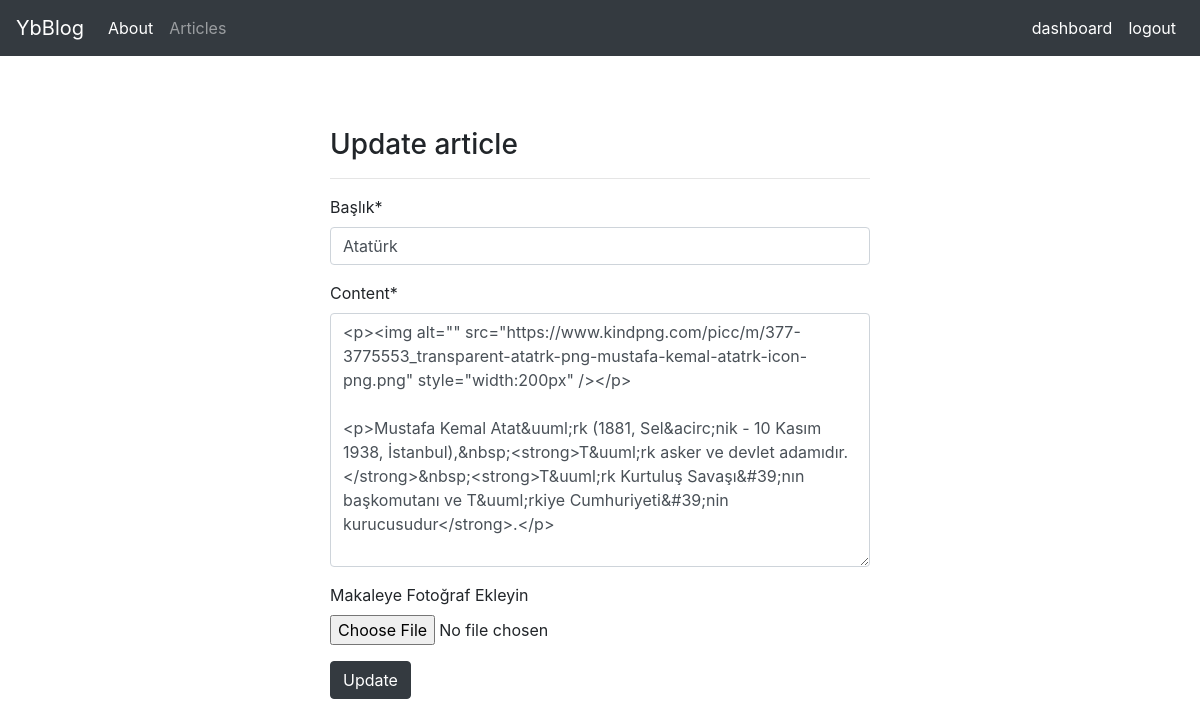
The app's page /articles/update/16 (signed in) with its own data.
### article/models.py (models this page shows, shortened)
class Article(models.Model):
    author = models.ForeignKey(
        "auth.User", on_delete=models.CASCADE, verbose_name="Yazar "
    )
    title = models.CharField(max_length=50, verbose_name="Başlık")
    content = RichTextField()
    created_date = models.DateTimeField(
        auto_now_add=True, verbose_name="Oluşturulma Tarihi"
    )
    article_image = models.FileField(
        blank=True, null=True, verbose_name="Makaleye Fotoğraf Ekleyin"
    )

### article/views.py (the view)
# urls.py: path("update/<int:id>", views.update, name="update"),
@login_required(login_url="user:login")
def update(request, id):
    article = get_object_or_404(Article, id=id)
    form = ArticleForm(request.POST or None, request.FILES or None, instance=article)
    if form.is_valid():
        article = form.save(commit=False)
        article.author = request.user
        article.save()
        messages.success(request, "Article updated successfully")
        return redirect("article:dashboard")
    context = {"form": form}
    return render(request, "update.html", context)

### article/forms.py
class ArticleForm(ModelForm):
    class Meta:
        model = Article
        fields = ["title", "content", "article_image"]

### templates/update.html
{% extends "layout.html" %} {% load crispy_forms_tags %} {% block body %}
<div class="row">
  <div class="col-md-6 offset-md-3">
    <h3>Update article</h3>
    <hr />
    <form method="POST" enctype="multipart/form-data">
      {% csrf_token %} {{form.media}} {{ form | crispy }}
      <button type="sumbit" class="btn btn-dark">Update</button>
    </form>
  </div>
</div>
{% endblock body %}

### records on screen
Article: title "Atatürk", content "<p><img alt=\"\" src=\"https://www.kindpng.com/picc/m/377-3775553_transparent-atatrk-png-mustafa-kemal-atatrk-icon-png.png\" style=\"width:200px\" /></p> <p>Mustafa Kemal Atat&uuml;rk (1881, Sel&acirc;nik - 10 Kasım 1938, İstanbul),&nbsp;<strong>T&uuml;rk asker ve devlet adamıdır.</strong>&nbsp;<strong>T&uuml;rk Kurtuluş Savaşı&#39;nın başkomutanı ve T&uuml;rkiye Cumhuriyeti&#39;nin kurucusudur</strong>.</p>"
